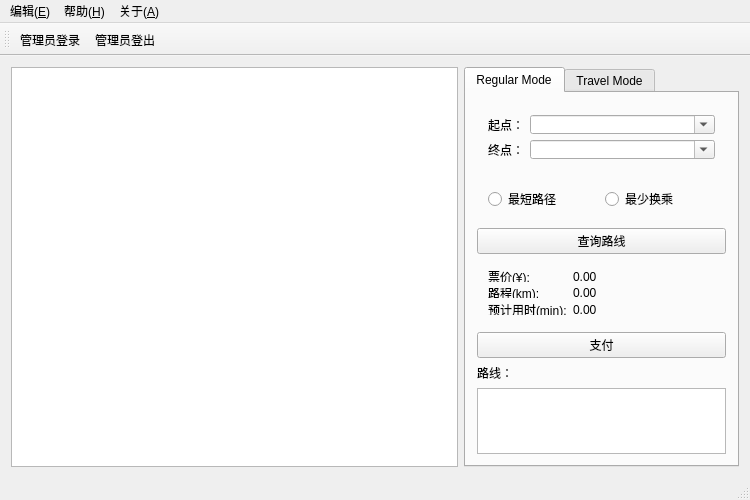
<?xml version="1.0" encoding="UTF-8"?>
<ui version="4.0">
 <class>MainWindow</class>
 <widget class="QMainWindow" name="MainWindow">
  <property name="geometry">
   <rect>
    <x>0</x>
    <y>0</y>
    <width>750</width>
    <height>500</height>
   </rect>
  </property>
  <property name="minimumSize">
   <size>
    <width>750</width>
    <height>500</height>
   </size>
  </property>
  <property name="windowTitle">
   <string>Subway Guide</string>
  </property>
  <property name="windowIcon">
   <iconset resource="icon.qrc">
    <normaloff>:/resources/icon/subway.png</normaloff>:/resources/icon/subway.png</iconset>
  </property>
  <widget class="QWidget" name="centralWidget">
   <layout class="QGridLayout" name="gridLayout">
    <item row="0" column="1">
     <widget class="QTabWidget" name="tabWidget">
      <property name="minimumSize">
       <size>
        <width>200</width>
        <height>0</height>
       </size>
      </property>
      <property name="maximumSize">
       <size>
        <width>275</width>
        <height>16777215</height>
       </size>
      </property>
      <property name="currentIndex">
       <number>0</number>
      </property>
      <widget class="QWidget" name="tab">
       <attribute name="title">
        <string>Regular Mode</string>
       </attribute>
       <layout class="QGridLayout" name="gridLayout_3">
        <item row="1" column="0">
         <widget class="QWidget" name="l2" native="true">
          <layout class="QHBoxLayout" name="horizontalLayout">
           <item>
            <widget class="QRadioButton" name="SPButton">
             <property name="text">
              <string>最短路径</string>
             </property>
            </widget>
           </item>
           <item>
            <widget class="QRadioButton" name="LTButton">
             <property name="text">
              <string>最少换乘</string>
             </property>
            </widget>
           </item>
          </layout>
         </widget>
        </item>
        <item row="3" column="0">
         <widget class="QWidget" name="l3" native="true">
          <layout class="QFormLayout" name="formLayout_4">
           <item row="1" column="0">
            <widget class="QLabel" name="DistanceLable">
             <property name="text">
              <string>路程(km):</string>
             </property>
            </widget>
           </item>
           <item row="1" column="1">
            <widget class="QLabel" name="ShowDistance">
             <property name="text">
              <string>0.00</string>
             </property>
            </widget>
           </item>
           <item row="0" column="1">
            <widget class="QLabel" name="ShowFare">
             <property name="text">
              <string>0.00</string>
             </property>
            </widget>
           </item>
           <item row="0" column="0">
            <widget class="QLabel" name="FareLabel">
             <property name="text">
              <string>票价(¥):</string>
             </property>
            </widget>
           </item>
           <item row="2" column="0">
            <widget class="QLabel" name="TimeCostLable">
             <property name="text">
              <string>预计用时(min):</string>
             </property>
            </widget>
           </item>
           <item row="2" column="1">
            <widget class="QLabel" name="ShowTimeCost">
             <property name="text">
              <string>0.00</string>
             </property>
            </widget>
           </item>
          </layout>
         </widget>
        </item>
        <item row="0" column="0">
         <widget class="QWidget" name="l1" native="true">
          <layout class="QFormLayout" name="formLayout">
           <item row="0" column="0">
            <widget class="QLabel" name="StartLabel">
             <property name="text">
              <string>起点：</string>
             </property>
            </widget>
           </item>
           <item row="0" column="1">
            <widget class="QComboBox" name="StartBox">
             <property name="editable">
              <bool>true</bool>
             </property>
             <property name="currentText">
              <string/>
             </property>
            </widget>
           </item>
           <item row="1" column="0">
            <widget class="QLabel" name="EndLabel">
             <property name="text">
              <string>终点：</string>
             </property>
            </widget>
           </item>
           <item row="1" column="1">
            <widget class="QComboBox" name="EndBox">
             <property name="editable">
              <bool>true</bool>
             </property>
             <property name="currentText">
              <string/>
             </property>
            </widget>
           </item>
          </layout>
         </widget>
        </item>
        <item row="6" column="0">
         <widget class="QTextBrowser" name="ShowRoute"/>
        </item>
        <item row="2" column="0">
         <widget class="QPushButton" name="ConfirmButton">
          <property name="text">
           <string>查询路线</string>
          </property>
         </widget>
        </item>
        <item row="4" column="0">
         <widget class="QPushButton" name="PayButton">
          <property name="text">
           <string>支付</string>
          </property>
         </widget>
        </item>
        <item row="5" column="0">
         <widget class="QLabel" name="RouteLabel">
          <property name="text">
           <string>路线：</string>
          </property>
         </widget>
        </item>
       </layout>
      </widget>
      <widget class="QWidget" name="tab_2">
       <attribute name="title">
        <string>Travel Mode</string>
       </attribute>
       <layout class="QGridLayout" name="gridLayout_2">
        <item row="3" column="0">
         <widget class="QPushButton" name="ConfirmButton_T">
          <property name="text">
           <string>查询路线</string>
          </property>
         </widget>
        </item>
        <item row="6" column="0">
         <widget class="QLabel" name="RouteLabel_T">
          <property name="text">
           <string>路线：</string>
          </property>
         </widget>
        </item>
        <item row="5" column="0">
         <widget class="QPushButton" name="PayButton_T">
          <property name="text">
           <string>支付</string>
          </property>
         </widget>
        </item>
        <item row="7" column="0">
         <widget class="QTextBrowser" name="ShowRoute_T"/>
        </item>
        <item row="1" column="0">
         <widget class="QScrollArea" name="scrollArea">
          <property name="widgetResizable">
           <bool>true</bool>
          </property>
          <widget class="QWidget" name="scrollAreaWidgetContents">
           <property name="geometry">
            <rect>
             <x>0</x>
             <y>0</y>
             <width>249</width>
             <height>69</height>
            </rect>
           </property>
           <layout class="QFormLayout" name="formLayout_2">
            <property name="sizeConstraint">
             <enum>QLayout::SetDefaultConstraint</enum>
            </property>
            <property name="rowWrapPolicy">
             <enum>QFormLayout::DontWrapRows</enum>
            </property>
           </layout>
          </widget>
         </widget>
        </item>
        <item row="0" column="0">
         <widget class="QWidget" name="l4" native="true">
          <layout class="QFormLayout" name="formLayout_3">
           <item row="0" column="0">
            <widget class="QLabel" name="StartLabel_T">
             <property name="text">
              <string>起点：</string>
             </property>
            </widget>
           </item>
           <item row="0" column="1">
            <widget class="QComboBox" name="StartBox_T">
             <property name="editable">
              <bool>true</bool>
             </property>
            </widget>
           </item>
          </layout>
         </widget>
        </item>
        <item row="2" column="0">
         <widget class="QWidget" name="l5" native="true">
          <layout class="QHBoxLayout" name="horizontalLayout_6">
           <item>
            <widget class="QRadioButton" name="SPButton_T">
             <property name="enabled">
              <bool>true</bool>
             </property>
             <property name="text">
              <string>最短路径</string>
             </property>
            </widget>
           </item>
           <item>
            <widget class="QRadioButton" name="LTButton_T">
             <property name="enabled">
              <bool>true</bool>
             </property>
             <property name="text">
              <string>最少换乘</string>
             </property>
            </widget>
           </item>
          </layout>
         </widget>
        </item>
        <item row="4" column="0">
         <widget class="QWidget" name="l6" native="true">
          <layout class="QHBoxLayout" name="horizontalLayout_7">
           <item>
            <widget class="QLabel" name="FareLabel_T">
             <property name="text">
              <string>票价(¥):</string>
             </property>
            </widget>
           </item>
           <item>
            <widget class="QLabel" name="ShowFare_T">
             <property name="text">
              <string>0</string>
             </property>
            </widget>
           </item>
          </layout>
         </widget>
        </item>
       </layout>
      </widget>
     </widget>
    </item>
    <item row="0" column="0">
     <widget class="myGraphicsView" name="graphicsView"/>
    </item>
   </layout>
  </widget>
  <widget class="QMenuBar" name="menuBar">
   <property name="geometry">
    <rect>
     <x>0</x>
     <y>0</y>
     <width>750</width>
     <height>23</height>
    </rect>
   </property>
   <widget class="QMenu" name="menuEdit">
    <property name="title">
     <string>编辑(&amp;E)</string>
    </property>
    <addaction name="actionStation_Manage"/>
    <addaction name="actionEdge_Manage"/>
    <addaction name="actionTourist_Attraction_Manage"/>
    <addaction name="separator"/>
    <addaction name="actionLog_in"/>
    <addaction name="actionLog_out"/>
   </widget>
   <widget class="QMenu" name="menuHelp">
    <property name="title">
     <string>帮助(&amp;H)</string>
    </property>
    <addaction name="actionIntroduction"/>
   </widget>
   <widget class="QMenu" name="menuAbout">
    <property name="title">
     <string>关于(&amp;A)</string>
    </property>
    <addaction name="actionAbout"/>
   </widget>
   <addaction name="menuEdit"/>
   <addaction name="menuHelp"/>
   <addaction name="menuAbout"/>
  </widget>
  <widget class="QToolBar" name="mainToolBar">
   <property name="minimumSize">
    <size>
     <width>0</width>
     <height>25</height>
    </size>
   </property>
   <attribute name="toolBarArea">
    <enum>TopToolBarArea</enum>
   </attribute>
   <attribute name="toolBarBreak">
    <bool>false</bool>
   </attribute>
   <addaction name="actionLog_in"/>
   <addaction name="actionLog_out"/>
  </widget>
  <widget class="QStatusBar" name="statusBar"/>
  <action name="actionStation_Manage">
   <property name="enabled">
    <bool>false</bool>
   </property>
   <property name="text">
    <string>站点配置文件管理</string>
   </property>
  </action>
  <action name="actionEdge_Manage">
   <property name="enabled">
    <bool>false</bool>
   </property>
   <property name="text">
    <string>边配置文件管理</string>
   </property>
  </action>
  <action name="actionLog_in">
   <property name="text">
    <string>管理员登录</string>
   </property>
  </action>
  <action name="actionZoom_In">
   <property name="text">
    <string>Zoom In</string>
   </property>
  </action>
  <action name="actionZoom_Out">
   <property name="text">
    <string>Zoom Out</string>
   </property>
  </action>
  <action name="actionShow_Tool_Bar">
   <property name="text">
    <string>Show Tool Bar</string>
   </property>
  </action>
  <action name="actionShow_Panel">
   <property name="text">
    <string>Show Panel</string>
   </property>
  </action>
  <action name="actionAbout">
   <property name="text">
    <string>关于此项目</string>
   </property>
  </action>
  <action name="actionIntroduction">
   <property name="text">
    <string>程序介绍</string>
   </property>
  </action>
  <action name="actionLog_out">
   <property name="text">
    <string>管理员登出</string>
   </property>
  </action>
  <action name="actionTourist_Attraction_Manage">
   <property name="enabled">
    <bool>false</bool>
   </property>
   <property name="text">
    <string>景点配置文件管理</string>
   </property>
  </action>
 </widget>
 <layoutdefault spacing="6" margin="11"/>
 <customwidgets>
  <customwidget>
   <class>myGraphicsView</class>
   <extends>QGraphicsView</extends>
   <header location="global">mygraphicsview.h</header>
  </customwidget>
 </customwidgets>
 <resources>
  <include location="icon.qrc"/>
 </resources>
 <connections/>
</ui>
